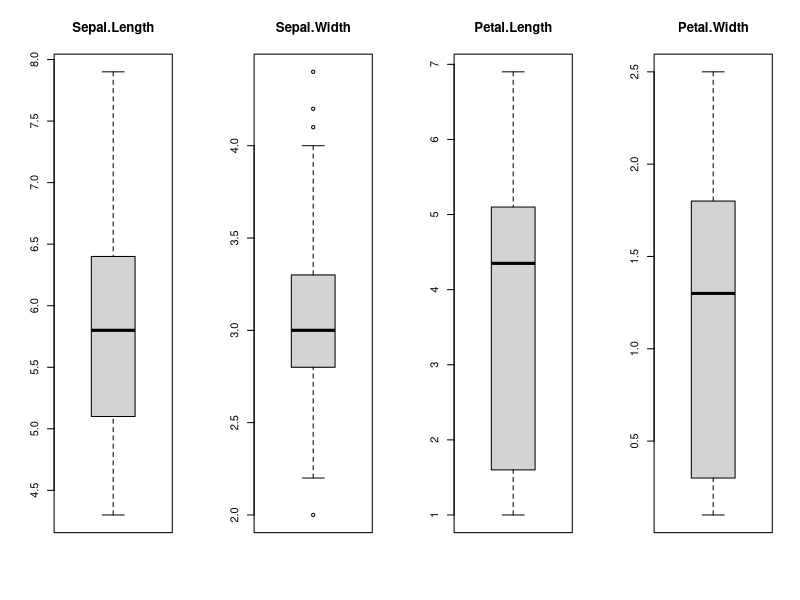
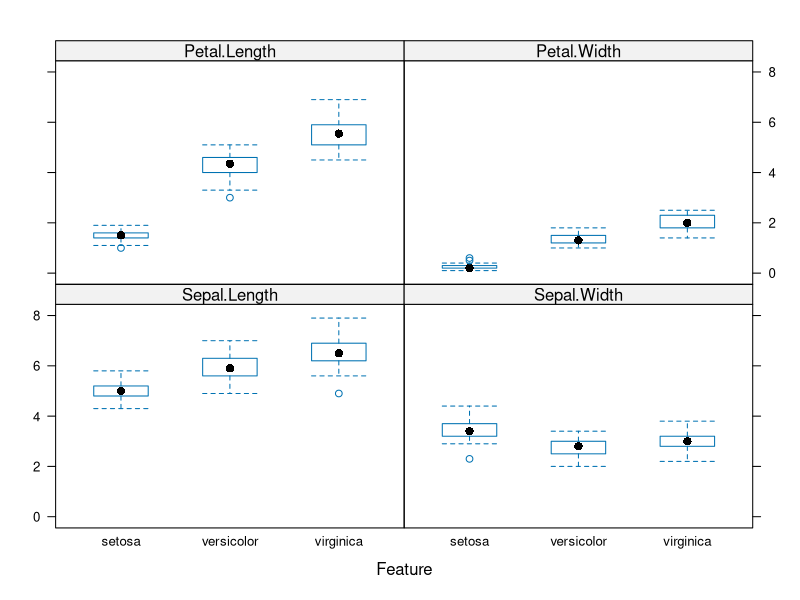
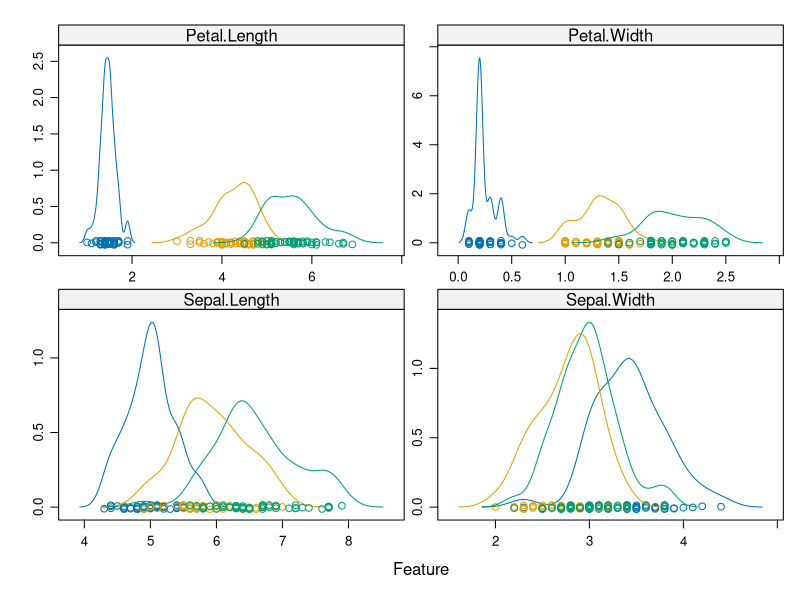
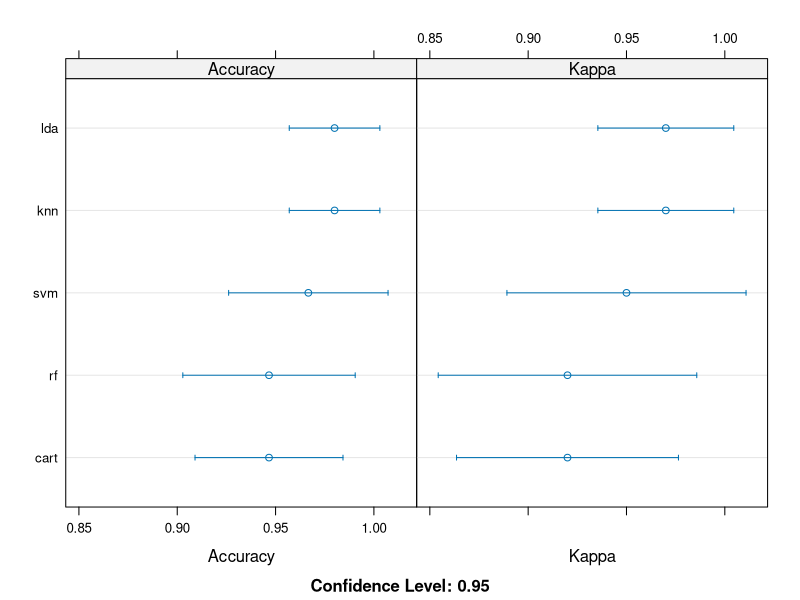

The R script that drew these images, in order:
## ---- chunk 1
knitr::opts_chunk$set(echo = FALSE)
## ---- chunk 2
library("caret")
library("dslabs")
library("tidyverse")
library("dplyr")
## ---- chunk 3
data(iris)
dataset<-iris

test_index <- createDataPartition(dataset$Species, p=0.80, list=FALSE)
# select 20% of the data for validation
test_set <- dataset[-test_index,]
# use the remaining 80% of data to training and testing the models
train_set <- dataset[test_index,]
## ---- chunk 4
# list types for each attribute
sapply(dataset, class) #except Species, every variable is numeric

dim(dataset) #we have 150 rows (observations) and 5 columns (variables)

levels(dataset$Species) #there are 3 types of species- a trinomial classification

summary(dataset)
#We can see that all of the numerical values have the same scale (centimeters) and similar ranges [0,8] cm.
## ---- chunk 5
x <- dataset[,1:4]
y <- dataset[,5]
#Given that the input variables are numeric, we can create box and whisker plots of each.

# boxplot for each attribute on one image
par(mfrow=c(1,4))
  for(i in 1:4) {
  boxplot(x[,i], main=names(iris)[i])
}
## ---- chunk 6
featurePlot(x=x, y=y, plot="box")

#This helps us see that there are clearly different distributions of the attributes for each class value
## ---- chunk 7
# density plots for each attribute by class value
scales <- list(x=list(relation="free"), y=list(relation="free"))
featurePlot(x=x, y=y, plot="density", scales=scales)
## ---- chunk 8
control <- trainControl(method="cv", number=10)
metric <- "Accuracy"
## ---- chunk 9
#1) Train the linear models
set.seed(7, sample.kind = "Rounding") #use set.seed(7) if using R 3.5 or earlier 
fit_lda <- train(Species~., 
                 data=dataset, 
                 method="lda", 
                 metric=metric, 
                 trControl=control)
## ---- chunk 10
#2) Train the non-linear models
set.seed(7, sample.kind = "Rounding") #use set.seed(7) if using R 3.5 or earlier 
fit_cart <- train(Species~., 
                 data=dataset, 
                 method="rpart", 
                 metric=metric, 
                 trControl=control)

set.seed(7, sample.kind = "Rounding") #use set.seed(7) if using R 3.5 or earlier 
fit_knn <- train(Species~., 
                 data=dataset, 
                 method="knn", 
                 metric=metric, 
                 trControl=control)
## ---- chunk 11
#3) Train the complex models
set.seed(7, sample.kind = "Rounding") #use set.seed(7) if using R 3.5 or earlier 
fit_svm <- train(Species~., 
                 data=dataset, 
                 method="svmRadial", 
                 metric=metric, 
                 trControl=control)

set.seed(7, sample.kind = "Rounding") #use set.seed(7) if using R 3.5 or earlier 
fit_rf <- train(Species~., 
                 data=dataset, 
                 method="rf", 
                 metric=metric, 
                 trControl=control)
## ---- chunk 12
results <- resamples(list(lda=fit_lda, cart=fit_cart, knn=fit_knn, svm=fit_svm, rf=fit_rf))
summary(results)

# compare accuracy of models using a dotplot
dotplot(results)
## ---- chunk 13
print(fit_lda)
## ---- chunk 14
predictions <- predict(fit_lda, test_set)
confusionMatrix(predictions, test_set$Species)
